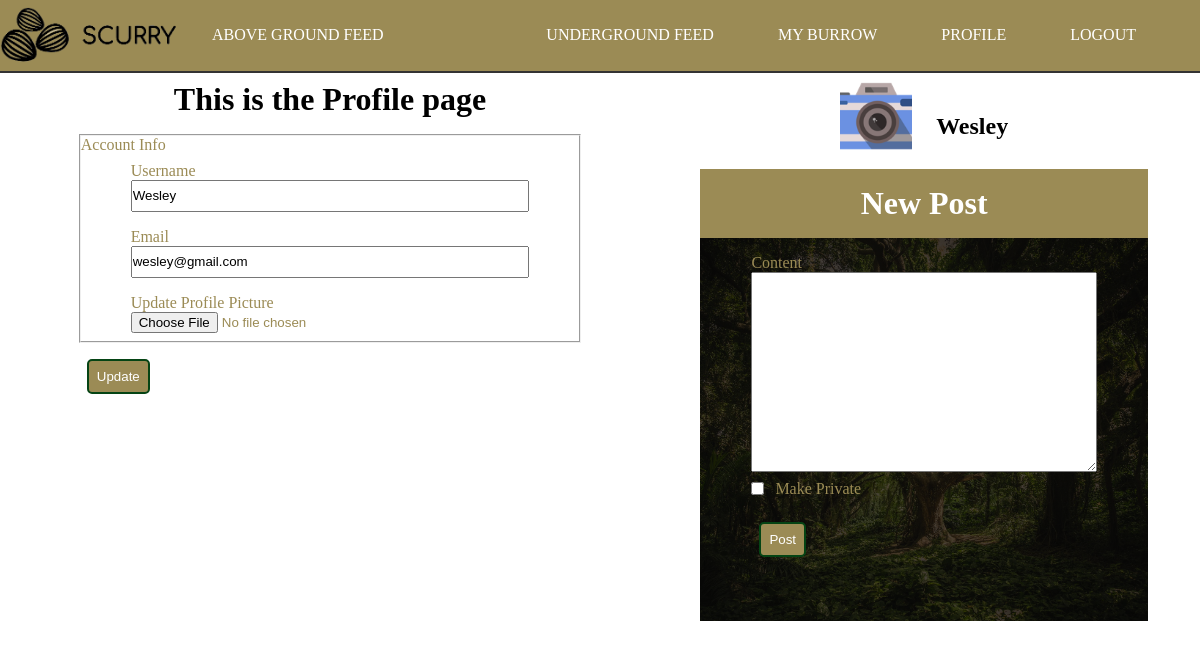
The app's page /profile (signed in) with its own data.
### scurry/models.py (models this page shows, shortened)
class User(db.Model, UserMixin):
    id = db.Column(db.Integer, primary_key=True)
    username = db.Column(db.String(20), unique=True, nullable=False)
    email = db.Column(db.String(120), unique=True, nullable=False)
    image_file = db.Column(db.String(20), nullable=False, default='noprofile.jpg')
    password = db.Column(db.String(60), nullable=False)
    posts = db.relationship('Post', backref='author', lazy=True)
    followed = db.relationship(
        'User', secondary=followers,
        primaryjoin=(followers.c.follower_id == id),
        secondaryjoin=(followers.c.followed_id == id),
        backref=db.backref('followers', lazy='dynamic'), lazy='dynamic')
    shared = db.relationship(
        'PostShare',
        foreign_keys='PostShare.sharer_id',
        backref='sharer', lazy='dynamic')
    liked = db.relationship(
        'PostLike',
        foreign_keys='PostLike.user_id',
        backref='user', lazy='dynamic')

### scurry/users/routes.py (the view)
@users.route('/profile', methods=['GET', 'POST'])
@login_required
def profile():
    accountForm = UpdateAccountForm()
    if accountForm.validate_on_submit():
        if accountForm.picture.data:
            picture_file = save_picture(accountForm.picture.data)
            current_user.image_file = picture_file
        current_user.username = accountForm.username.data
        current_user.email = accountForm.email.data
        db.session.commit()
        flash('Account has been updated!', 'success')
        return redirect(url_for('users.profile'))
    elif request.method == 'GET':
        accountForm.username.data = current_user.username
        accountForm.email.data = current_user.email
    postForm = PostForm()
    if postForm.validate_on_submit():
        post = Post(private=postForm.private.data, content=postForm.content.data, author=current_user)
        db.session.add(post)
        db.session.commit()
        flash('Post Created!', 'success')
        return redirect(url_for('main.index'))
    image_file = url_for('static', filename='images/' + current_user.image_file)
    return render_template('profile.html', title="Profile",
                            userForm=accountForm, postForm=postForm,
                            image_file=image_file)

### scurry/users/forms.py (shortened to what this page needs)
class UpdateAccountForm(FlaskForm):
    username = StringField('Username',
                        validators=[DataRequired(), Length(min=2, max=20)])
    email = StringField('Email',
                        validators=[DataRequired(), Email()])
    picture = FileField('Update Profile Picture', validators=[FileAllowed(['jpg', 'jpeg', 'png'])])
    submit = SubmitField('Update')

### scurry/posts/forms.py
class PostForm(FlaskForm):
    content = TextAreaField('Content', validators=[DataRequired()])
    private = BooleanField('Make Private')
    submit = SubmitField('Post')

### scurry/models.py (called while the page is built)
@login_manager.user_loader
def load_user(user_id):
    return User.query.get(int(user_id))

### scurry/templates/profile.html (shortened to what this page needs)
{% extends "layout.html" %}
{% block content %}
    <div class="container" id="profile">
        <h1 class="page-header">This is the Profile page</h1>
        <div class="form">
            <form action="" method="POST" enctype="multipart/form-data">
                <fieldset class="form-group">
                    <div class="legend">
                        Account Info
                    </div>
                    <div class="form-group">
                        {{ userForm.username.label(class="form-control-label") }}
                        {% if userForm.username.errors %}
                            {{ userForm.username(class="form-control")}}
                            <div class="invalid-feedback">
                                {% for error in userForm.username.errors %}
                                    <span>{{ error }}</span>
                                {% endfor %}
                            </div>
                        {% else %}
                            {{ userForm.username(class="form-control") }}
                        {% endif %}
                    </div>
                    <div class="form-group">
                        {{ userForm.email.label(class="form-control-label") }}
                        {% if userForm.email.errors %}
                            {{ userForm.email(class="form-control")}}
                            <div class="invalid-feedback">
                                {% for error in userForm.email.errors %}
                                    <span>{{ error }}</span>
                                {% endfor %}
                            </div>
                        {% else %}
                            {{ userForm.email(class="form-control") }}
                        {% endif %}
                    </div>
                    <div class="form-group">
                        {{ userForm.picture.label() }}
                        {{ userForm.picture(class="form-control-file") }}
                    </div>
                </fieldset>
                <div class="form-group">
                    {{ userForm.submit(class="btn btn-info")}}
                </div>
            </form>
        </div>
    </div>
{% endblock content %}

### scurry/templates/layout.html (shortened to what this page needs)
<!DOCTYPE html>
<html lang="en">
<head>
    <link rel="stylesheet" type="text/css" href="{{ url_for('static', filename='style.css') }}">
</head>
<body>
    <header>
        <nav class="header-nav">
            <div class="header-logo">
                <img src="{{ url_for('static', filename='images/scurry-logo.png') }}" alt="Scurry - A Place for Squirrels" class="logo">
            </div>
            <ul class="nav-list">
                <li class="nav-list-item">
                    <a href="{{ url_for('main.index') }}" class="nav-link">Above Ground Feed</a>
                </li>
            </ul>
            <ul class="nav-list right">
                {% if current_user.is_authenticated %}
                <li class="nav-list-item">
                    <a href="{{ url_for('posts.underground') }}" class="nav-link">Underground Feed</a>
                </li>
                <li class="nav-list-item">
                    <a href="{{ url_for('posts.burrow') }}" class="nav-link">My Burrow</a>
                </li>
                <li class="nav-list-item">
                    <a href="{{ url_for('users.profile') }}" class="nav-link">Profile</a>
                </li>
                <li class="nav-list-item">
                    <a href="{{ url_for('users.logout') }}" class="nav-link">Logout</a>
                </li>
                {% endif %}
            </ul>
        </nav>
    </header>
    <main id="main">
        <div class="content-container" id="main-block">
            {%  block content %}{% endblock %}
        </div>
        <div class="sidebar-container" id="sidebar-block">
        {% if current_user.is_authenticated %}
            <div class="home-sidebar-user-info">
                <img src="{{ url_for('static', filename='images/' + current_user.image_file) }}" alt="user photo" class="sidebar-img">
                <h2>{{ current_user.username }}</h2>
            </div>
            <div class="post-form">
                <form action="" method="POST" class="form">
                    <div class="form-legend">
                        <h1>New Post</h1>
                    </div>
                    <div class="form-well">
                        <div class="form-group">
                            {{ postForm.content.label(class="form-control-label") }}
                            {% if postForm.content.errors %}
                                <div class="invalid-feedback">
                                    {% for error in postForm.content.errors %}
                                        <span>{{ error }}</span>
                                    {% endfor %}
                                </div>
                            {% else %}
                                {{ postForm.content(class="form-control-post-textarea") }}
                            {% endif %}
                        </div>
                        <div class="form-group">
                            {{ postForm.private.label(class="form-control-boolean-label") }}
                            {{ postForm.private(class="form-control-boolean") }}
                        </div>
                        <div class="form-group post-submit">
                            {{ postForm.submit(class="btn")}}
                        </div>
                    </div>
                </form>
            </div>
        {% else %}
            <div class="container" id="signup-card">
                <h1>Sign Up Today</h1>
                <a href="{{ url_for('users.register') }}"><button class="btn">Sign Up Here</button></a>
                <p>Or go to <a href="{{ url_for('users.login') }}">login</a></p>
            </div>
        {% endif %}
        </div>
    </main>
</body>
</html>

### scurry/static/style.css (style rules this page uses)
*, *::before, *::after { margin: 0; padding: 0; box-sizing: border-box; }
html { --main-color: #054414; --accent-color: #9b8b55; }
body { background-size: cover; }
a { text-decoration: none; color: #ffffff; transition: color .4s ease; }
.container { padding: .5rem; }
.btn { margin: .5rem; padding: .5rem; background: var(--accent-color); border: 2px solid var(--main-color); border-radius: 5px; color: #fff; cursor: pointer; }
.header-nav { width: 100vw; border-bottom: 2px solid #333; background: var(--accent-color); display: flex; }
.header-logo > .logo { max-width: 180px; object-fit: contain; }
.nav-list { margin-right: 2rem; list-style: none; display: flex; flex-flow: row nowrap; justify-content: center; align-items: center; }
.nav-list-item { margin: .5rem 2rem; }
.nav-link { text-transform: uppercase; }
.right { margin-left: auto; }
#main-block { grid-area: main; }
#sidebar-block { grid-area: side; }
#main { max-width: 1175px; height: 100%; display: grid; grid-template-areas: 'main main main side side' 'main main main side side' 'main main main side side'; grid-gap: .5rem; }
.content-container { width: 55vw; }
.sidebar-container { width: 40vw; }
.page-header { text-align: center; }
.home-sidebar-user-info { padding-top: .5rem; display: flex; justify-content: center; align-items: center; }
.home-sidebar-user-info > h2 { margin: 1.3rem 0 0 1.5rem; }
.sidebar-img { height: 72px; width: 72px; object-fit: cover; }
.post-form { padding: .5rem; }
.form { margin: auto; padding: .5rem; width: 100%; max-width: 650px; }
.form-legend { padding: 1rem 0; width: 100%; text-align: center; background: var(--accent-color); color: #ffffff; }
.form-well { padding: .5rem .5rem 3rem .5rem; height: 100%; width: 100%; background: linear-gradient( rgba(0,0,0,0.7), rgba(0,0,0,0.7)), url('./images/forest.jpeg') no-repeat center; background-size: cover; }
.form-group { margin: .5rem auto; width: 80%; position: relative; display: flex; flex-direction: column; justify-content: center; align-items: flex-start; color: var(--accent-color); }
.form-control { height: 2rem; width: 100%; }
.form-control-post-textarea { width: 100%; height: 200px; }
.form-control-boolean-label { margin-left: 1.5rem; }
.form-control-boolean { display: inline; position: absolute; }
.post-submit { margin-top: 1rem; }

### records on screen
User: username "Wesley", email "wesley@gmail.com", image_file (picture)

### other values on screen
{{ userForm.username.label(class="form-control-label") }} "Username"
{{ userForm.email.label(class="form-control-label") }} "Email"
{{ userForm.picture.label() }} "Update Profile Picture"
{{ postForm.content.label(class="form-control-label") }} "Content"
{{ postForm.private.label(class="form-control-boolean-label") }} "Make Private"
